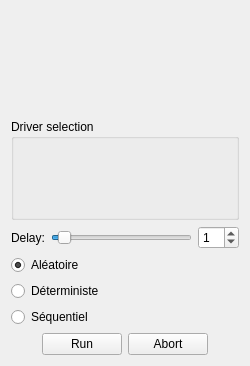
<?xml version="1.0" encoding="UTF-8"?>
<ui version="4.0">
 <class>GPControlView</class>
 <widget class="QWidget" name="GPControlView">
  <property name="geometry">
   <rect>
    <x>0</x>
    <y>0</y>
    <width>250</width>
    <height>366</height>
   </rect>
  </property>
  <property name="sizePolicy">
   <sizepolicy hsizetype="Fixed" vsizetype="Preferred">
    <horstretch>0</horstretch>
    <verstretch>0</verstretch>
   </sizepolicy>
  </property>
  <property name="minimumSize">
   <size>
    <width>250</width>
    <height>0</height>
   </size>
  </property>
  <property name="maximumSize">
   <size>
    <width>250</width>
    <height>16777215</height>
   </size>
  </property>
  <property name="windowTitle">
   <string>Form</string>
  </property>
  <layout class="QVBoxLayout" name="verticalLayout">
   <item>
    <widget class="GPMapSelector" name="gpMapSelector" native="true">
     <property name="sizePolicy">
      <sizepolicy hsizetype="Preferred" vsizetype="Preferred">
       <horstretch>0</horstretch>
       <verstretch>1</verstretch>
      </sizepolicy>
     </property>
    </widget>
   </item>
   <item>
    <widget class="QGroupBox" name="driverGroupBox">
     <property name="sizePolicy">
      <sizepolicy hsizetype="Preferred" vsizetype="Preferred">
       <horstretch>0</horstretch>
       <verstretch>1</verstretch>
      </sizepolicy>
     </property>
     <property name="title">
      <string>Driver selection</string>
     </property>
    </widget>
   </item>
   <item>
    <layout class="QHBoxLayout" name="horizontalLayout_2">
     <item>
      <widget class="QLabel" name="label">
       <property name="text">
        <string>Delay:</string>
       </property>
      </widget>
     </item>
     <item>
      <widget class="QSlider" name="delaySlider">
       <property name="maximum">
        <number>20</number>
       </property>
       <property name="pageStep">
        <number>1</number>
       </property>
       <property name="sliderPosition">
        <number>1</number>
       </property>
       <property name="orientation">
        <enum>Qt::Horizontal</enum>
       </property>
       <property name="tickPosition">
        <enum>QSlider::NoTicks</enum>
       </property>
       <property name="tickInterval">
        <number>2</number>
       </property>
      </widget>
     </item>
     <item>
      <widget class="QSpinBox" name="delaySpinBox">
       <property name="maximum">
        <number>20</number>
       </property>
       <property name="value">
        <number>1</number>
       </property>
      </widget>
     </item>
    </layout>
   </item>
   <item>
    <widget class="QRadioButton" name="randomRadioButton">
     <property name="text">
      <string>Aléatoire</string>
     </property>
     <property name="checked">
      <bool>true</bool>
     </property>
    </widget>
   </item>
   <item>
    <widget class="QRadioButton" name="deterministRadioButton">
     <property name="text">
      <string>Déterministe</string>
     </property>
    </widget>
   </item>
   <item>
    <widget class="QRadioButton" name="sequentialRadioButton">
     <property name="text">
      <string>Séquentiel</string>
     </property>
    </widget>
   </item>
   <item>
    <layout class="QHBoxLayout" name="horizontalLayout">
     <item>
      <spacer name="horizontalSpacer_2">
       <property name="orientation">
        <enum>Qt::Horizontal</enum>
       </property>
       <property name="sizeHint" stdset="0">
        <size>
         <width>40</width>
         <height>20</height>
        </size>
       </property>
      </spacer>
     </item>
     <item>
      <widget class="QPushButton" name="runbutton">
       <property name="text">
        <string>Run</string>
       </property>
      </widget>
     </item>
     <item>
      <widget class="QPushButton" name="abortbutton">
       <property name="text">
        <string>Abort</string>
       </property>
      </widget>
     </item>
     <item>
      <spacer name="horizontalSpacer">
       <property name="orientation">
        <enum>Qt::Horizontal</enum>
       </property>
       <property name="sizeHint" stdset="0">
        <size>
         <width>40</width>
         <height>20</height>
        </size>
       </property>
      </spacer>
     </item>
    </layout>
   </item>
  </layout>
 </widget>
 <customwidgets>
  <customwidget>
   <class>GPMapSelector</class>
   <extends>QWidget</extends>
   <header>gpmapselector.h</header>
   <container>1</container>
  </customwidget>
 </customwidgets>
 <resources/>
 <connections>
  <connection>
   <sender>delaySpinBox</sender>
   <signal>valueChanged(int)</signal>
   <receiver>delaySlider</receiver>
   <slot>setValue(int)</slot>
   <hints>
    <hint type="sourcelabel">
     <x>218</x>
     <y>319</y>
    </hint>
    <hint type="destinationlabel">
     <x>115</x>
     <y>320</y>
    </hint>
   </hints>
  </connection>
  <connection>
   <sender>delaySlider</sender>
   <signal>valueChanged(int)</signal>
   <receiver>delaySpinBox</receiver>
   <slot>setValue(int)</slot>
   <hints>
    <hint type="sourcelabel">
     <x>115</x>
     <y>320</y>
    </hint>
    <hint type="destinationlabel">
     <x>218</x>
     <y>319</y>
    </hint>
   </hints>
  </connection>
 </connections>
</ui>
